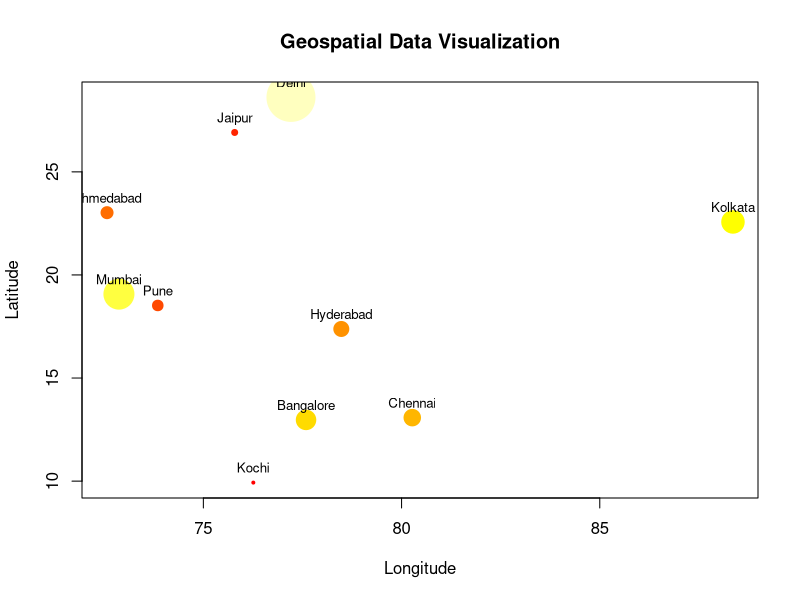

Reproduce this figure in R.
city <- c("Chennai","Bangalore","Hyderabad","Mumbai","Delhi",
          "Pune","Kolkata","Ahmedabad","Jaipur","Kochi")

lat <- c(13.08,12.97,17.38,19.07,28.61,
         18.52,22.57,23.02,26.91,9.93)

lon <- c(80.27,77.59,78.48,72.87,77.21,
         73.85,88.36,72.57,75.79,76.26)

pop <- c(11,13,10,20,32,7,15,8,4,2)

plot(lon, lat,
     pch = 19,
     cex = pop/5,
     col = heat.colors(10)[rank(pop)],
     xlab = "Longitude",
     ylab = "Latitude",
     main = "Geospatial Data Visualization")

text(lon, lat,
     labels = city,
     pos = 3,
     cex = 0.8)

highest <- data.frame(city, lat, lon, pop)[which.max(pop), ]

cat("\n")
cat("Q1. Scatter map created using Longitude and Latitude.\n")
cat("Q2. Bubble map created where bubble size represents Population.\n")
cat("Q3. All cities are labelled using the geom_text() function.\n")
cat("Q4. Different colours are used to represent different population sizes.\n")
cat("Q5. City with the highest population:\n")
print(highest)
